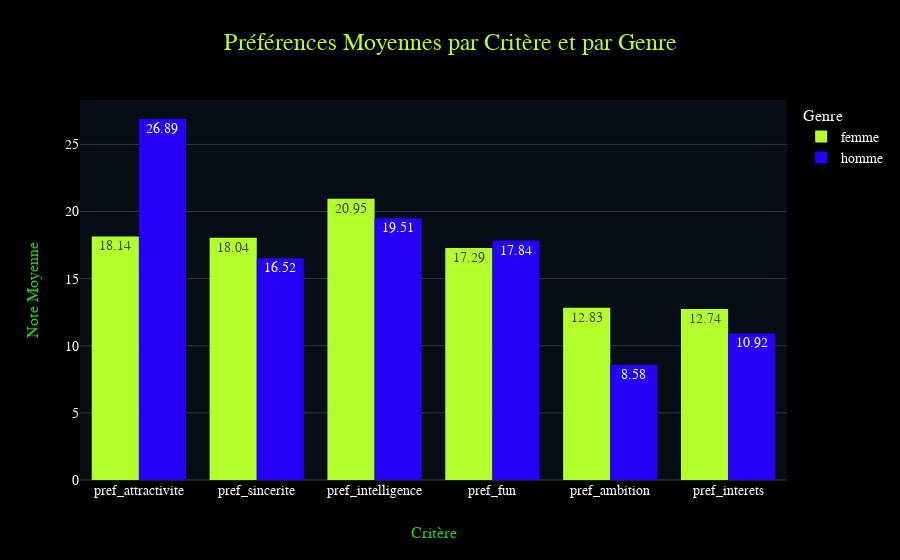

Notebook code cell kept with this figure:
### Code cell
# analyse des préférences par genre en faisant la moyenne
preferences_by_genre = df.groupby('genre', observed=True).apply(lambda x: x[['pref_attractivite', 'pref_sincerite', 'pref_intelligence', 'pref_fun', 'pref_ambition', 'pref_interets']].mean())
preferences_genre = preferences_by_genre.reset_index()
preferences_genre = preferences_genre.melt(id_vars='genre', var_name='critere', value_name='moyenne')
preferences_genre

# representation graphique des préférences par genre
fig = px.bar(
    preferences_genre,
    x='critere',
    y='moyenne',
    color='genre',
    barmode='group',
    title="Préférences Moyennes par Critère et par Genre",
    labels={"moyenne": "Note Moyenne", "critere": "Critère", "genre": "Genre"},
    template="nicolas_herve",
    color_discrete_sequence=COLOR_PALETTE
)
fig.update_traces(texttemplate='%{y:.2f}', textposition='inside')
fig.show()

### Figure 1 — Plotly figure (JSON) as saved in the notebook; plotly's stock layout.template omitted (floating-point values rounded to 4 significant figures)
{"data": [{"alignmentgroup": "True", "hovertemplate": "Genre=femme<br>Critère=%{x}<br>Note Moyenne=%{y}<extra></extra>", "legendgroup": "femme", "marker": {"color": "#B2FF2B", "pattern": {"shape": ""}}, "name": "femme", "offsetgroup": "femme", "orientation": "v", "showlegend": true, "textposition": "inside", "texttemplate": "%{y:.2f}", "type": "bar", "x": ["pref_attractivite", "pref_sincerite", "pref_intelligence", "pref_fun", "pref_ambition", "pref_interets"], "xaxis": "x", "y": [18.14, 18.04, 20.95, 17.29, 12.83, 12.74], "yaxis": "y"}, {"alignmentgroup": "True", "hovertemplate": "Genre=homme<br>Critère=%{x}<br>Note Moyenne=%{y}<extra></extra>", "legendgroup": "homme", "marker": {"color": "#2500F6", "pattern": {"shape": ""}}, "name": "homme", "offsetgroup": "homme", "orientation": "v", "showlegend": true, "textposition": "inside", "texttemplate": "%{y:.2f}", "type": "bar", "x": ["pref_attractivite", "pref_sincerite", "pref_intelligence", "pref_fun", "pref_ambition", "pref_interets"], "xaxis": "x", "y": [26.89, 16.52, 19.51, 17.84, 8.58, 10.92], "yaxis": "y"}], "layout": {"barmode": "group", "legend": {"title": {"text": "Genre"}, "tracegroupgap": 0}, "title": {"text": "Préférences Moyennes par Critère et par Genre"}, "xaxis": {"anchor": "y", "domain": [0, 1], "title": {"text": "Critère"}}, "yaxis": {"anchor": "x", "domain": [0, 1], "title": {"text": "Note Moyenne"}}}}
